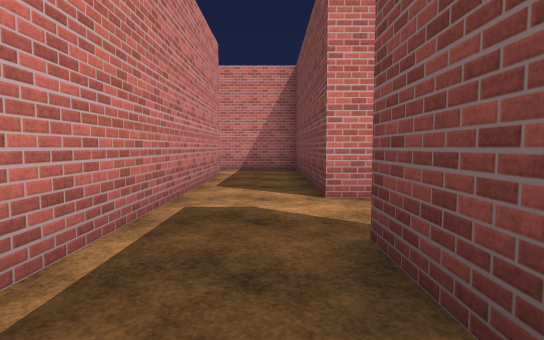
view 1 (above)

19 first-person views from a walk through a scene from a Unity 3-D project. The camera is 1.3 m above the floor, tilts 4° down and sees 80° across. Doors are open. The floor is counted in squares, 2.4 m on a side. Each view is taken from the middle of a square. On the plan, view 1 faces up. The plan holds only what a view shows up to about 9 squares ahead; the rest is blank. The place goes on beyond the plan. The player character is not drawn. Some animated figures are left out. Surface patterns are stand-ins for the level's own textures.

view 2
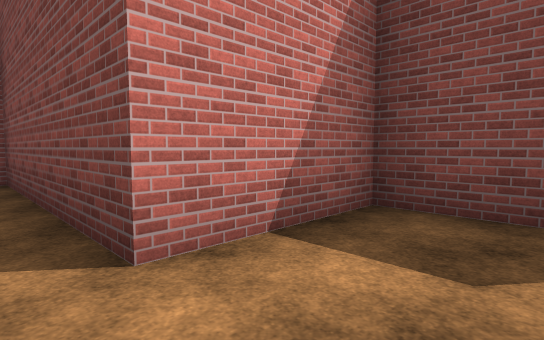

view 3
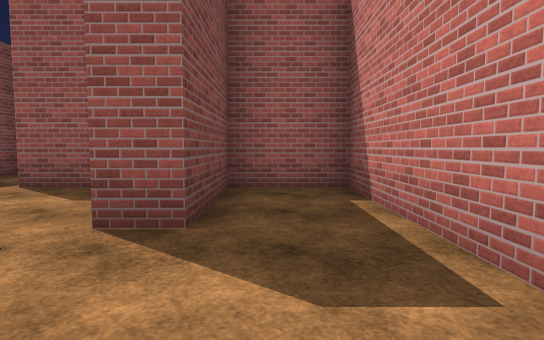

view 4
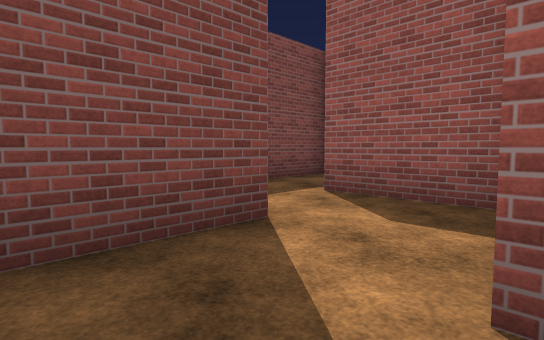

view 5
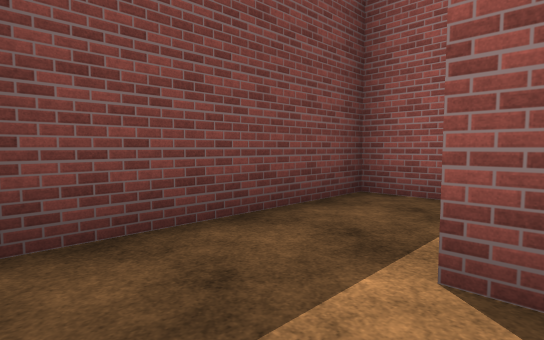

view 6
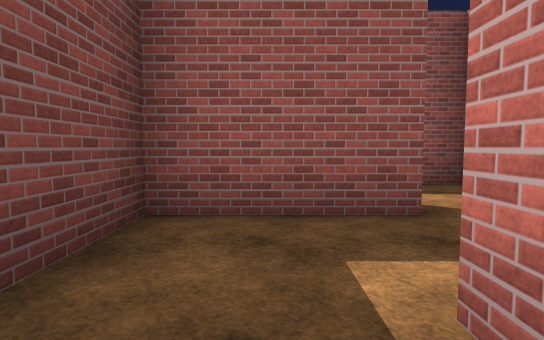

view 7
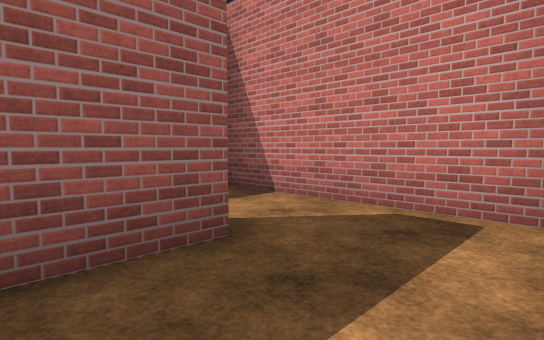

view 8
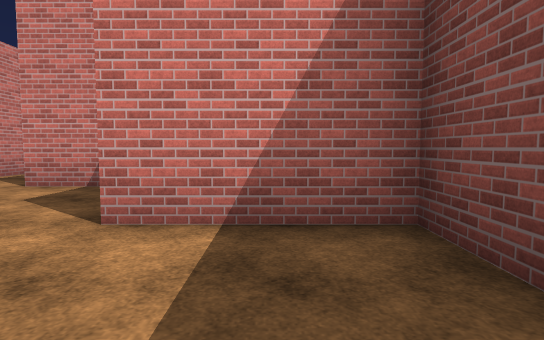

view 9
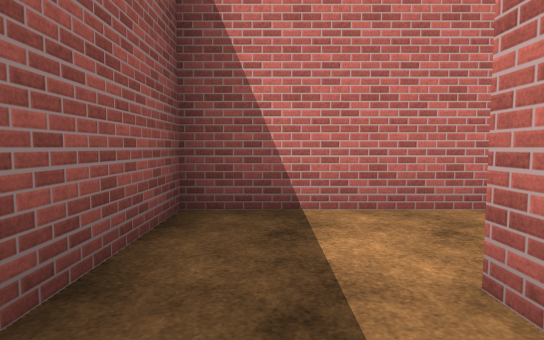

view 10
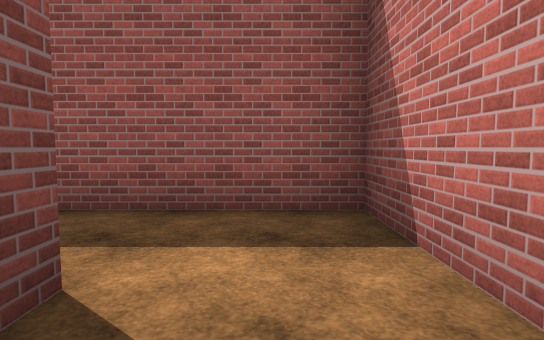

view 11
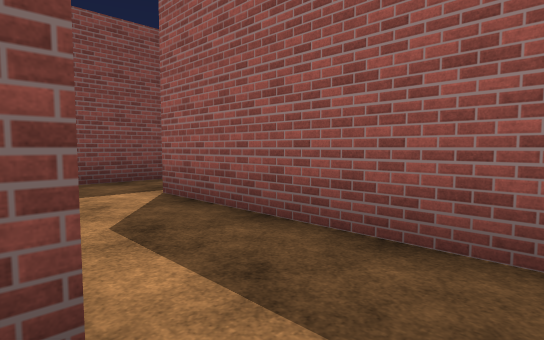

view 12
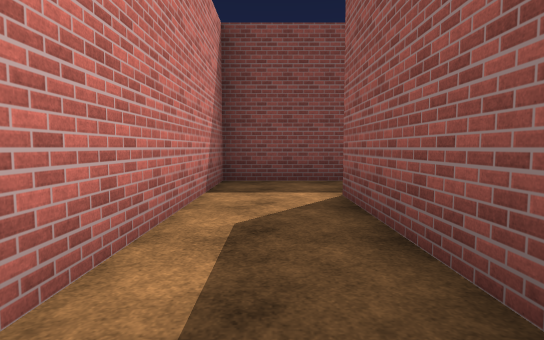

view 13
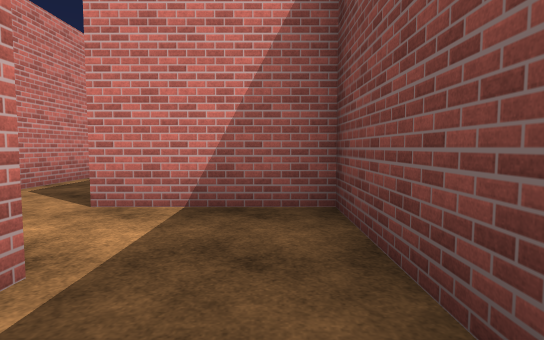

view 14
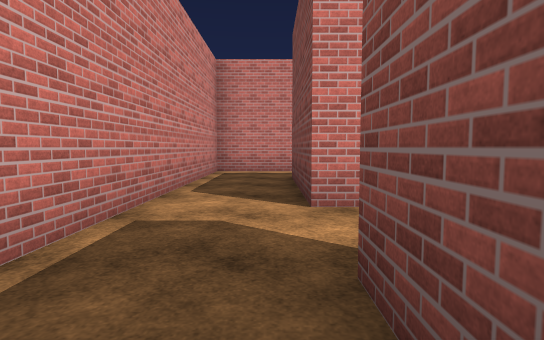

view 15
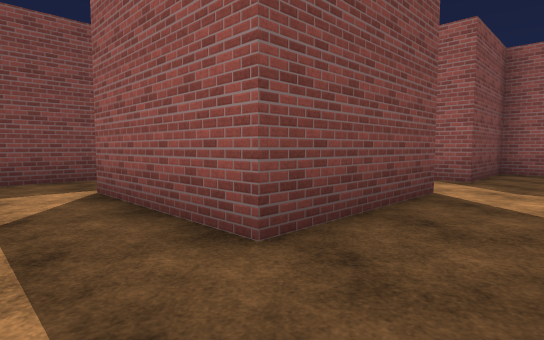

view 16
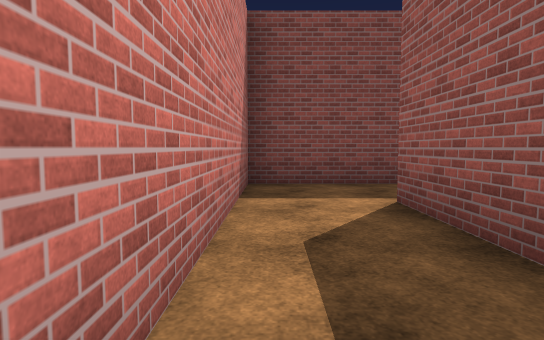

view 17
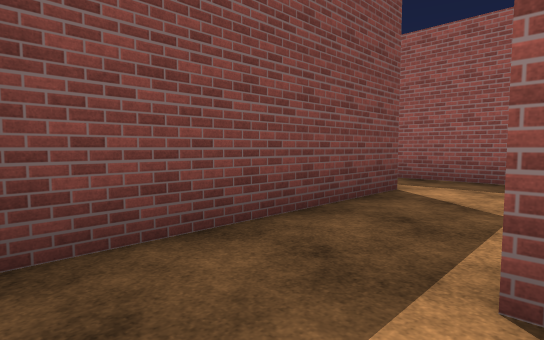

view 18
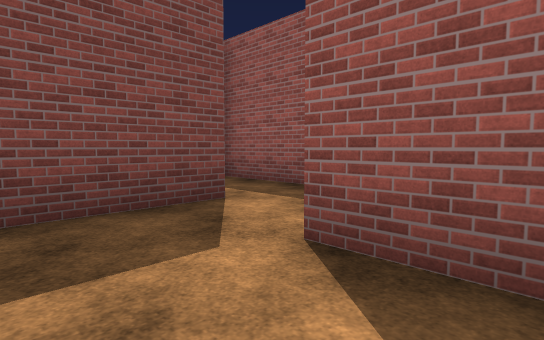

view 19
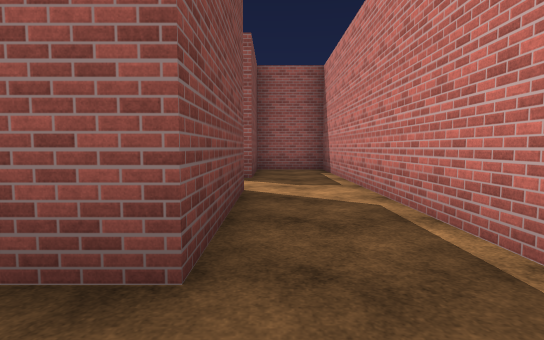

### Floor plan
Ten units are one square. View 1 is at (0, 0); x grows to the right and y downward. Boxes are objects, and circles mark ways between rooms. Rooms are numbered by the first view taken in them; rooms with no view inside come last. Other rooms are left out.
<svg viewBox="-37 -129 114 190">
<path fill="none" stroke="#000" d="M16 -35 6 -35 6 -79 -4 -79M-10 -63 -10 4 6 4 6 -19 12 -19M28 -12 28 -35 16 -35M15 4 35 4M50 14 50 -12 28 -12M12 36 12 48 58 48M72 56 72 32 28 32M12 11 12 36M-4 -79 -16 -79 -16 -108 12 -108M28 -104 28 -124 -32 -124 -32 -41 -16 -41 -16 -63 -10 -63M0 -85 12 -85M28 -79 28 -104M19 -63 36 -63M28 26 50 26 50 14"/>
<circle cx="10" cy="-25" r="3" fill="#2a7"/>
<circle cx="-10" cy="-70" r="3" fill="#2a7"/>
<circle cx="30" cy="-5" r="3" fill="#2a7"/>
<circle cx="40" cy="10" r="3" fill="#2a7"/>
<circle cx="20" cy="30" r="3" fill="#2a7"/>
<circle cx="30" cy="20" r="3" fill="#2a7"/>
<circle cx="20" cy="-110" r="3" fill="#2a7"/>
<circle cx="20" cy="-80" r="3" fill="#2a7"/>
<text x="0" y="-30">1</text>
<text x="20" y="-10">2</text>
<text x="40" y="0">3</text>
<text x="40" y="40">4</text>
<text x="20" y="20">5</text>
<text x="-20" y="-90">6</text>
<text x="10" y="-90">7</text>
<text x="20" y="-70">8</text>
<text x="40" y="20">9</text>
</svg>
Room 1 opens to room 2. Room 1 opens to room 6. Room 2 opens to room 3. Room 3 opens to room 9. Room 4 opens to room 5. Room 5 opens to room 9. Room 6 opens to room 7. Room 7 opens to room 8.

Where each view was taken, in squares from view 1:
view 1: 0 up, 0 right, facing up
view 2: 2 up, 0 right, facing up-right
view 3: 4 up, 0 right, facing down
view 4: 3 up, 1 right, facing down-right
view 5: 1 up, 3 right, facing down-right
view 6: 0 up, 4 right, facing down
view 7: 1 down, 4 right, facing down-left
view 8: 1 down, 4 right, facing up
view 9: 4 down, 4 right, facing left
view 10: 2 down, 2 right, facing down
view 11: 3 down, 2 right, facing down-right
view 12: 4 down, 2 right, facing right
view 13: 5 up, 0 right, facing up
view 14: 5 up, 2 left, facing up
view 15: 12 up, 3 left, facing down-right
view 16: 12 up, 2 left, facing right
view 17: 12 up, 1 right, facing down-right
view 18: 10 up, 0 right, facing down-right
view 19: 12 up, 2 left, facing down
